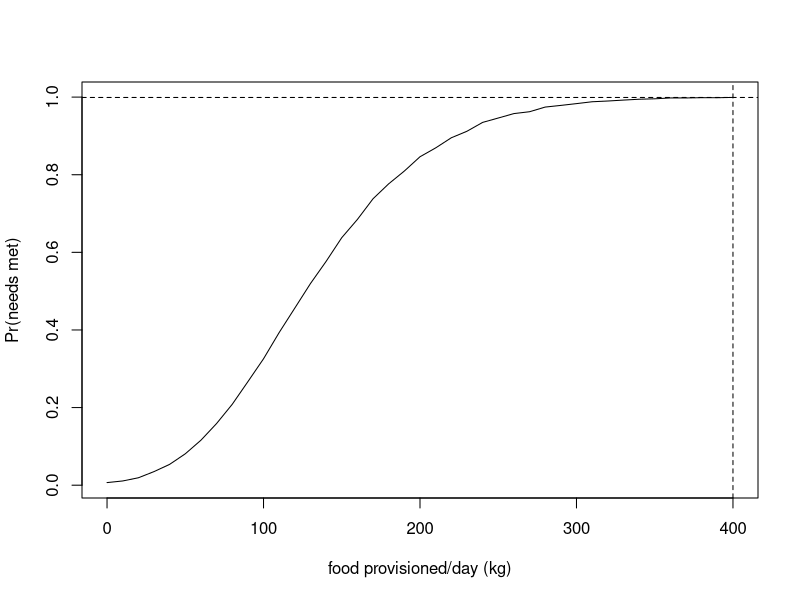

Write the R code that produced this figure. (Note: a time limit stopped this script after it produced the figure.)
##################################
## whale shark energetics model ##
## Corey Bradshaw 10.02.2023    ##
##################################

###################################################################################################################
## accompanies paper:                                                                                            ##
## BARRY, C, C LEGASPI, TM CLARKE, G ARAUJO, CJA BRADSHAW, AC GLEISS, L MEYER, A PONZO, C HUVENEERS. In review.  ##
## A new approach to evaluate the energetic cost of whale shark tourism. Biological Conservation                 ##
###################################################################################################################

# fixed deterministic parameters
tmpR <- 25 # temperature at routine (ºC)
tmpP <- 30 # temperature at provisioning (ºC)
tmpCoef <- 2.64 # temperature coefficient (Q10)
RMR2SMR <- 1.459854 # RMR/SMR ratio

# deterministic parameters with uncertainties
actRmn <- 0.01294 # routine activity
actRsd <- 0.001045037
actPmn <- 0.02453 # provisioning activity
actPsd <- 0.005184831
EdensPMmn <- 1.357 # energy density of provisioned meal (kJ/g wet weight) (Motta, et al. 2010)
EdensPMsd <- 0.084 # (Motta, et al. 2010)
SMRexpmn <- 0.8406 # SMR scaling exponent
SMRexpsd <- 0.0271

# length-mass relationship
WSLmn <- 5.5 # whale shark length (m)
WSLsd <- 1.3
WSLMexp <- 2.862 # mass-length exponent (Hsu et al. 2012)
WSmassCalc <- 1000*12.1*WSLmn^WSLMexp # calculated mass (g) (test with mean)

# deterministic (mean) calculations
SMR15int <- 1.1366 # SMR15 intercept
SMR15 <- exp(SMRexpmn*log(WSmassCalc)-SMR15int) # SMR at 15 ºC
SMRnp <- tmpCoef^(1/(10/(tmpR-15)))*SMR15 # SMR (non-provisioned) (mg O2 h-1)
MRnp <- SMRnp*RMR2SMR # MR- (non-provisioned) (mg O2 h-1)
O2np <- SMRnp*(RMR2SMR-1) # O2 for activity (non-provisioned) (mg O2 h-1)
O2p <- O2np/actRmn*actPmn # O2 for activity (provisioned) (mg O2 h-1)
SMRp <- tmpCoef^(1/(10/(tmpP-15)))*SMR15 # SMR (provisioned) (mg O2 h-1)
MRp <- O2p+SMRp # MR (provisioned) (mg O2 h-1)
dO2cons <- MRp - MRnp # Δ oxygen consumption/hour (mg O2 h-1)
Eeqh <- dO2cons/1000*13.6 # energy equivalent (kJ) per hour
Ewastage <- 0.73
Beqh <- (Eeqh/EdensPMmn)/Ewastage # biomass equivalent (g of fish) per hour

# number of whale sharks in area
# 14 ± 5.49 SD individual whale sharks seen in survey area daily
Nws.daily.mn <- 14
Nws.daily.sd <- 5.49

# duration of tourism operation (hours)
tour.dur.min <- 4
tour.dur.max <- 6

# sea-surface temperatures
setwd("~/.../data/")
SSTdat <- read.csv("SST.csv", header=T)

# food provision vector (0-400 kg), in 10 kg increments
prov.vec <- seq(0,400,10)


########################
## stochastic run 1:  ##
## number of sharks   ##
## from distribution  ##
########################

iter <- 10000 # number of iterations per provision increment

# cycle through provisioning vector
prob.needs.met <- rep(NA,length(prov.vec)) # storage vector
for (p in 1:length(prov.vec)) {

  needs.met <- rep(NA,iter) # storage vector
  for (i in 1:iter) {
    # GENERATE NUMBER OF SHARKS ON DAY
    nWSday.it <- round(rnorm(1, mean=Nws.daily.mn, sd=Nws.daily.sd),0)
    nWSday.it <- ifelse(nWSday.it < 0, 0, nWSday.it)
    
    # GENERATE LENGTH DISTRIBUTION OF THOSE SHARKS
    lenDISTday.it <- rnorm(nWSday.it, mean=WSLmn, sd=WSLsd)
    
    # TRANSLATE LENGTHS TO MASSES (g)
    massDISTday.it <- 1000*12.1*lenDISTday.it^WSLMexp
    
    # SAMPLE A TEMPERATURE FOR THIS DAY
    tmpDAY <- sample(SSTdat$monthSSTmn,1,replace=T)
    
    # APPLY AN ACTIVITY TO EACH SHARK
    actRindDAY <- rnorm(nWSday.it, mean=actRmn, sd=actRsd) # routine
    actPindDAY <- rnorm(nWSday.it, mean=actPmn, sd=actPsd) # provisioning
    
    # SMR15 FOR EACH SHARK
    # SMR scaling expoonent for each shark
    SMRexpIND <- rnorm(nWSday.it, mean=SMRexpmn, sd=SMRexpsd)
    
    SMR15indDAY <- rep(NA,nWSday.it)
    for (w in 1:nWSday.it) {
      SMR15indDAY[w] <- exp(SMRexpIND[w]*log(massDISTday.it[w])-SMR15int)  
    }
    
    # SMR NON-PROVISIONED
    SMRnp.vec <- tmpCoef^(1/(10/(tmpR-15)))*SMR15indDAY
    
    # MR NON-PROVISIONED
    MRnp.vec <- SMRnp.vec*RMR2SMR
    
    # O2 NON-PROVISIONED
    O2np.vec <- SMRnp.vec*(RMR2SMR-1) # O2 for activity (non-provisioned) (mg O2 h-1)
    
    # O2 FOR ACTIVITY (PROVISIONED)
    O2p.vec <- O2np.vec/actRindDAY*actPindDAY
    
    # SMR (PROVISIONED)
    SMRp.vec <- tmpCoef^(1/(10/(tmpDAY-15)))*SMR15indDAY
    
    # MR (PROVISIONED)
    MRp.vec <- O2p.vec + SMRp.vec 
    
    # Δ 02 CONSUMPTION/HOUR
    dO2cons.vec <- MRp.vec - MRnp.vec
    
    # # energy equivalent (kJ) per hour
    Eeqh.vec <- dO2cons.vec/1000*13.6 
    
    # ENERGY DENSITY OF FOOD PROVIDED THAT DAY
    EdensPMday <- rnorm(1,mean=EdensPMmn,sd=EdensPMsd)
    
    # BIOMASS EQUIVALENT (g SHRIMP) PER HOUR REQUIRED TO BREAK EVEN
    Beqh.vec <- (Eeqh.vec/EdensPMday)/Ewastage 
    
    # MULTIPLY BIOMASS EQUIVALENT BY NUMBER OF HOURS OF OPERATION
    opDAY <- runif(1, min=tour.dur.min, max=tour.dur.max)
    Beq.vec <- Beqh.vec*opDAY
    
    # TOTAL AMOUNT OF SHRIMP NEEDED TO BREAK EVEN ACROSS ALL SHARKS THIS DAY (kg)
    BeqTOT <- sum(Beq.vec, na.rm=T)/1000
    
    # DID AMOUNT OF SHRIMP ACTUALLY SUPPLIED PER DAY MEET THE MINIMUM REQUIREMENT?
    needs.met[i] <- ifelse(BeqTOT <= prov.vec[p], 1, 0)
    
  } # end i
  
  prob.needs.met[p] <- sum(needs.met)/length(na.omit(needs.met))
  print(paste("food provided/day = ", prov.vec[p], " (kg)", sep=""))
  
} # end p

plot(prov.vec, prob.needs.met,type="l", xlab="food provisioned/day (kg)", ylab="Pr(needs met)")
abline(h=0.999, lty=2)
abline(v=prov.vec[min(which(prob.needs.met >= 0.999))], lty=2)
prov.vec[min(which(prob.needs.met >= 0.999))] # mass (kg) of food where Pr >= 0.999 that whale sharks' energetic needs are met

needsMet.dat <- data.frame(prov.vec, prob.needs.met)
write.table(needsMet.dat,file="prNeedsMet.csv",sep=",",row.names=T,col.names=T) # save x,y file



########################
## stochastic run 2:  ##
## incrementing       ##
## number of sharks   ##
########################

iter <- 10000 # number of iterations per provision increment

# cycle through number of sharks
nshark.vec <- seq(1,30,1)
pr.mat <- matrix(data=NA, nrow=length(nshark.vec), ncol=length(prov.vec)) # storage matrix

for (s in 1:length(nshark.vec)) {
  
  # cycle through provisioning vector
  for (p in 1:length(prov.vec)) {
    
    needs.met <- rep(NA,iter) # storage vector
    for (i in 1:iter) {

      # GENERATE LENGTH DISTRIBUTION OF NUMBER OF SHARKS
      lenDISTday.it <- rnorm(nshark.vec[s], mean=WSLmn, sd=WSLsd)
      
      # TRANSLATE LENGTHS TO MASSES (g)
      massDISTday.it <- 1000*12.1*lenDISTday.it^WSLMexp
      
      # SAMPLE A TEMPERATURE FOR THIS DAY
      tmpDAY <- sample(SSTdat$monthSSTmn,1,replace=T)
      
      # APPLY AN ACTIVITY TO EACH SHARK
      actRindDAY <- rnorm(nshark.vec[s], mean=actRmn, sd=actRsd) # routine
      actPindDAY <- rnorm(nshark.vec[s], mean=actPmn, sd=actPsd) # provisioning
      
      # SMR15 FOR EACH SHARK
      # SMR scaling expoonent for each shark
      SMRexpIND <- rnorm(nshark.vec[s], mean=SMRexpmn, sd=SMRexpsd)
      
      SMR15indDAY <- rep(NA,nshark.vec[s])
      for (w in 1:nshark.vec[s]) {
        SMR15indDAY[w] <- exp(SMRexpIND[w]*log(massDISTday.it[w])-SMR15int)  
      }
      
      # SMR NON-PROVISIONED
      SMRnp.vec <- tmpCoef^(1/(10/(tmpR-15)))*SMR15indDAY
      
      # MR NON-PROVISIONED
      MRnp.vec <- SMRnp.vec*RMR2SMR
      
      # O2 NON-PROVISIONED
      O2np.vec <- SMRnp.vec*(RMR2SMR-1) # O2 for activity (non-provisioned) (mg O2 h-1)
      
      # O2 FOR ACTIVITY (PROVISIONED)
      O2p.vec <- O2np.vec/actRindDAY*actPindDAY
      
      # SMR (PROVISIONED)
      SMRp.vec <- tmpCoef^(1/(10/(tmpDAY-15)))*SMR15indDAY
      
      # MR (PROVISIONED)
      MRp.vec <- O2p.vec + SMRp.vec 
      
      # Δ 02 CONSUMPTION/HOUR
      dO2cons.vec <- MRp.vec - MRnp.vec
      
      # # energy equivalent (kJ) per hour
      Eeqh.vec <- dO2cons.vec/1000*13.6 
      
      # ENERGY DENSITY OF FOOD PROVIDED THAT DAY
      EdensPMday <- rnorm(1,mean=EdensPMmn,sd=EdensPMsd)
      
      # BIOMASS EQUIVALENT (g SHRIMP) PER HOUR REQUIRED TO BREAK EVEN
      Beqh.vec <- (Eeqh.vec/EdensPMday)/Ewastage 
      
      # MULTIPLY BIOMASS EQUIVALENT BY NUMBER OF HOURS OF OPERATION
      opDAY <- runif(1, min=tour.dur.min, max=tour.dur.max)
      Beq.vec <- Beqh.vec*opDAY
      
      # TOTAL AMOUNT OF SHRIMP NEEDED TO BREAK EVEN ACROSS ALL SHARKS THIS DAY (kg)
      BeqTOT <- sum(Beq.vec, na.rm=T)/1000
      
      # DID AMOUNT OF SHRIMP ACTUALLY SUPPLIED PER DAY MEET THE MINIMUM REQUIREMENT?
      needs.met[i] <- ifelse(BeqTOT <= prov.vec[p], 1, 0)
      
    } # end i
    
    pr.mat[s,p] <- sum(needs.met)/length(na.omit(needs.met))
    #print(paste("food provided/day = ", prov.vec[p], " (kg)", sep=""))
    
  } # end p
  
  print("##################################")
  print(paste("number of sharks = ", nshark.vec[s], sep=""))
  print("##################################")
  
} # end s

heatmap(pr.mat, Rowv=NA, Colv=NA, labRow=nshark.vec, labCol=prov.vec, xlab="food provided/day (kg)", ylab="# sharks present")

pr.out <- as.data.frame(pr.mat)
colnames(pr.out) <- prov.vec
rownames(pr.out) <- nshark.vec
write.table(pr.out,file="prout.csv",sep=",",row.names=T,col.names=T) # save matrix of probabilities (rows = no. sharks; columns = food-provision increment)
